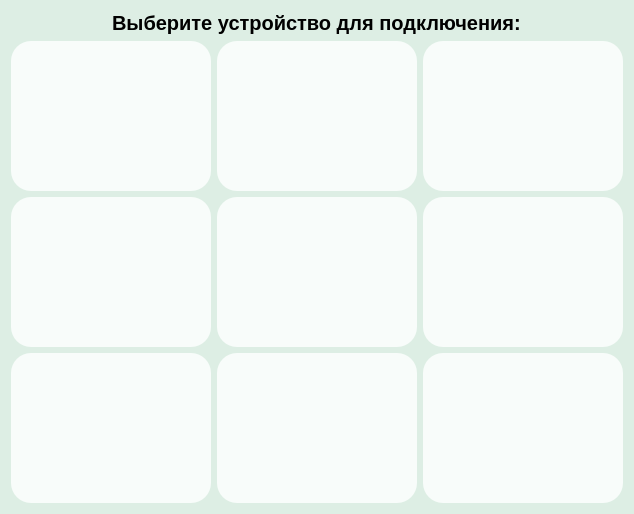
<?xml version="1.0" encoding="UTF-8"?>
<ui version="4.0">
 <class>Form</class>
 <widget class="QWidget" name="Form">
  <property name="geometry">
   <rect>
    <x>0</x>
    <y>0</y>
    <width>632</width>
    <height>514</height>
   </rect>
  </property>
  <property name="mouseTracking">
   <bool>true</bool>
  </property>
  <property name="windowTitle">
   <string>Communicator</string>
  </property>
  <property name="styleSheet">
   <string notr="true">QWidget {
	background-color:#ddeee4;
}

QPushButton {
	color:black;
	background-color:#f8fcfa;
	width:200px;
	height:150px;
	border:none;
	border-radius:20px;
	margin:0;
}

QPushButton:hover {
	background-color:#13ec71;
}
QLabel {
	font: arial;
	font-weight:bold;
	font-size:20px;
	margin:0 auto;
	padding:0;
}</string>
  </property>
  <layout class="QVBoxLayout" name="verticalLayout">
   <item>
    <layout class="QHBoxLayout" name="horizontalLayout">
     <item>
      <spacer name="horizontalSpacer">
       <property name="orientation">
        <enum>Qt::Horizontal</enum>
       </property>
       <property name="sizeHint" stdset="0">
        <size>
         <width>40</width>
         <height>20</height>
        </size>
       </property>
      </spacer>
     </item>
     <item>
      <widget class="QLabel" name="label">
       <property name="text">
        <string>Выберите устройство для подключения:</string>
       </property>
      </widget>
     </item>
     <item>
      <spacer name="horizontalSpacer_2">
       <property name="orientation">
        <enum>Qt::Horizontal</enum>
       </property>
       <property name="sizeHint" stdset="0">
        <size>
         <width>40</width>
         <height>20</height>
        </size>
       </property>
      </spacer>
     </item>
    </layout>
   </item>
   <item>
    <layout class="QGridLayout" name="gridLayout">
     <item row="0" column="0">
      <widget class="QPushButton" name="pushButton">
       <property name="cursor">
        <cursorShape>PointingHandCursor</cursorShape>
       </property>
       <property name="text">
        <string/>
       </property>
       <property name="icon">
        <iconset>
         <normaloff>:/icons/src/AT_logo.png</normaloff>:/icons/src/AT_logo.png</iconset>
       </property>
       <property name="iconSize">
        <size>
         <width>200</width>
         <height>100</height>
        </size>
       </property>
      </widget>
     </item>
     <item row="0" column="1">
      <widget class="QPushButton" name="pushButton_2">
       <property name="cursor">
        <cursorShape>PointingHandCursor</cursorShape>
       </property>
       <property name="text">
        <string/>
       </property>
       <property name="icon">
        <iconset>
         <normaloff>:/icons/src/Huawei_Standard_logo.png</normaloff>:/icons/src/Huawei_Standard_logo.png</iconset>
       </property>
       <property name="iconSize">
        <size>
         <width>200</width>
         <height>100</height>
        </size>
       </property>
      </widget>
     </item>
     <item row="0" column="2">
      <widget class="QPushButton" name="pushButton_3">
       <property name="cursor">
        <cursorShape>PointingHandCursor</cursorShape>
       </property>
       <property name="text">
        <string/>
       </property>
       <property name="icon">
        <iconset>
         <normaloff>:/icons/src/Juniper_Networks-Logo.png</normaloff>:/icons/src/Juniper_Networks-Logo.png</iconset>
       </property>
       <property name="iconSize">
        <size>
         <width>200</width>
         <height>100</height>
        </size>
       </property>
      </widget>
     </item>
     <item row="1" column="0">
      <widget class="QPushButton" name="pushButton_4">
       <property name="cursor">
        <cursorShape>PointingHandCursor</cursorShape>
       </property>
       <property name="text">
        <string/>
       </property>
       <property name="icon">
        <iconset>
         <normaloff>:/icons/src/TPLINK_Logo_2.png</normaloff>:/icons/src/TPLINK_Logo_2.png</iconset>
       </property>
       <property name="iconSize">
        <size>
         <width>200</width>
         <height>100</height>
        </size>
       </property>
      </widget>
     </item>
     <item row="1" column="1">
      <widget class="QPushButton" name="pushButton_5">
       <property name="cursor">
        <cursorShape>PointingHandCursor</cursorShape>
       </property>
       <property name="text">
        <string/>
       </property>
       <property name="icon">
        <iconset>
         <normaloff>:/icons/src/dlink.png</normaloff>:/icons/src/dlink.png</iconset>
       </property>
       <property name="iconSize">
        <size>
         <width>200</width>
         <height>100</height>
        </size>
       </property>
      </widget>
     </item>
     <item row="1" column="2">
      <widget class="QPushButton" name="pushButton_6">
       <property name="cursor">
        <cursorShape>PointingHandCursor</cursorShape>
       </property>
       <property name="text">
        <string/>
       </property>
       <property name="icon">
        <iconset>
         <normaloff>:/icons/src/cisco.png</normaloff>:/icons/src/cisco.png</iconset>
       </property>
       <property name="iconSize">
        <size>
         <width>200</width>
         <height>100</height>
        </size>
       </property>
      </widget>
     </item>
     <item row="2" column="0">
      <widget class="QPushButton" name="pushButton_7">
       <property name="cursor">
        <cursorShape>PointingHandCursor</cursorShape>
       </property>
       <property name="text">
        <string/>
       </property>
       <property name="icon">
        <iconset>
         <normaloff>:/icons/src/hikvision.png</normaloff>:/icons/src/hikvision.png</iconset>
       </property>
       <property name="iconSize">
        <size>
         <width>200</width>
         <height>100</height>
        </size>
       </property>
      </widget>
     </item>
     <item row="2" column="1">
      <widget class="QPushButton" name="pushButton_8">
       <property name="cursor">
        <cursorShape>PointingHandCursor</cursorShape>
       </property>
       <property name="text">
        <string/>
       </property>
       <property name="iconSize">
        <size>
         <width>200</width>
         <height>100</height>
        </size>
       </property>
      </widget>
     </item>
     <item row="2" column="2">
      <widget class="QPushButton" name="pushButton_9">
       <property name="cursor">
        <cursorShape>PointingHandCursor</cursorShape>
       </property>
       <property name="text">
        <string/>
       </property>
       <property name="iconSize">
        <size>
         <width>200</width>
         <height>100</height>
        </size>
       </property>
      </widget>
     </item>
    </layout>
   </item>
  </layout>
 </widget>
 <resources>
  <include location="resources.qrc"/>
 </resources>
 <connections/>
</ui>
